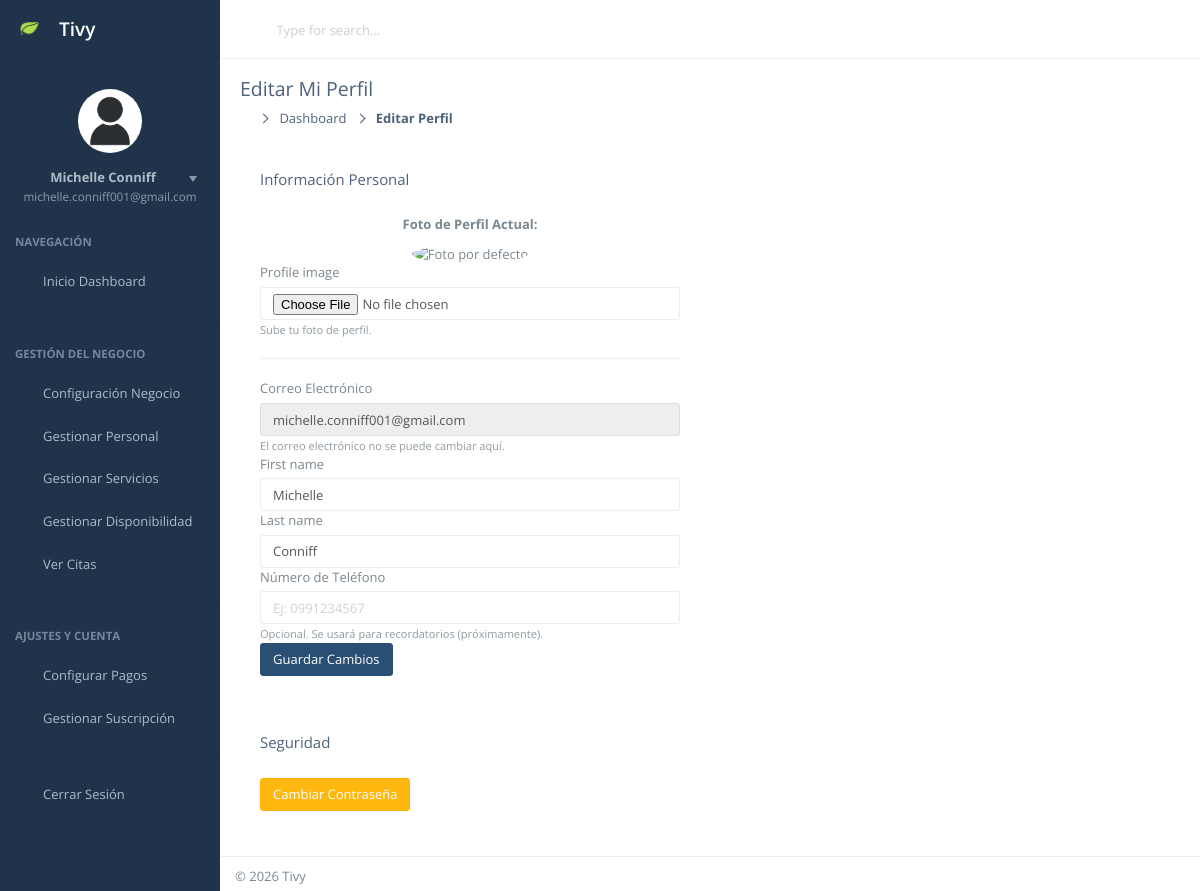
The page /dashboard/profile/ (signed in) on the database its author committed.
### CoreApps/users/models.py (models this page shows, shortened)
class User(AbstractUser):
    email = models.EmailField(unique=True, help_text="El email será el nombre de usuario único.")
    profile_image = models.ImageField(
        upload_to='users/profile_pics/',
        null=True,
        blank=True,
        help_text="Foto de perfil del usuario."
    )
    phone_number = models.CharField(max_length=20, blank=True, help_text="Número de teléfono del usuario.")
    USERNAME_FIELD = 'email'
    REQUIRED_FIELDS = ['username', 'first_name', 'last_name']

### CoreApps/main/views.py (the view, shortened to what this page needs)
# urls.py: path('dashboard/profile/', UserProfileView.as_view(), name='user_profile'),
class UserProfileView(LoginRequiredMixin, UpdateView):
    model = User # El modelo que vamos a editar
    form_class = UserProfileForm # El formulario que usaremos
    template_name = 'dashboard/profile_form.html' # La plantilla para mostrar el form
    success_url = reverse_lazy('user_profile') # A dónde redirigir tras guardar con éxito
    def get_object(self, queryset=None):
        return self.request.user

### CoreApps/main/forms.py
class UserProfileForm(forms.ModelForm):
    class Meta:
        model = User
        fields = ['first_name', 'last_name', 'phone_number', 'profile_image']
        widgets = {
            'first_name': forms.TextInput(attrs={'class': 'form-control'}),
            'last_name': forms.TextInput(attrs={'class': 'form-control'}),
            'phone_number': forms.TextInput(attrs={
                'class': 'form-control',
                'placeholder': 'Ej: 0991234567'
            }),
            'profile_image': forms.ClearableFileInput(attrs={'class': 'form-control'}),
        }

### templates/dashboard/profile_form.html (shortened to what this page needs)
{% extends 'dashboard/dashboard_base.html' %}
{% load static %}
{% load widget_tweaks %}
{% block page_title %}Editar Mi Perfil{% endblock %}
{% block breadcrumb %}
    <li><a href="{% url 'dashboard' %}">Dashboard</a></li>
    <li class="active">Editar Perfil</li>
{% endblock %}
{% block content %}
    <div class="row">
        <div class="col-md-8 col-lg-6">
            <div class="panel">
                <div class="panel-heading">
                    <h3 class="panel-title">Información Personal</h3>
                </div>
                <div class="panel-body">
                    <form method="post" enctype="multipart/form-data">
                        <div class="mb-4 text-center">
                            <p><strong>Foto de Perfil Actual:</strong></p>
                            {% if user.profile_image %}
                                <img src="{{ user.profile_image.url }}" alt="Foto de perfil" class="img-circle img-lg">
                            {% else %}
                                <img src="{% static 'images/default-profile.png' %}" alt="Foto por defecto" class="img-circle img-lg">
                            {% endif %}
                        </div>
                         <div class="mb-3">
                             <label for="{{ form.profile_image.id_for_label }}" class="form-label">{{ form.profile_image.label }}</label>
                             {{ form.profile_image|add_class:"form-control" }}
                             {% if user.profile_image %}
                                <small class="form-text text-muted">Sube una nueva imagen para reemplazar la actual. Marca "Clear" para eliminarla.</small>
                             {% else %}
                                 <small class="form-text text-muted">Sube tu foto de perfil.</small>
                             {% endif %}
                        </div>
                        <hr>
                        <div class="mb-3">
                            <label class="form-label">Correo Electrónico</label>
                            <input type="email" class="form-control" value="{{ user.email }}" disabled readonly>
                            <small class="form-text text-muted">El correo electrónico no se puede cambiar aquí.</small>
                        </div>
                        <div class="mb-3">
                             <label for="{{ form.first_name.id_for_label }}" class="form-label">{{ form.first_name.label }}</label>
                             {{ form.first_name|add_class:"form-control" }}
                        </div>
                        <div class="mb-3">
                             <label for="{{ form.last_name.id_for_label }}" class="form-label">{{ form.last_name.label }}</label>
                             {{ form.last_name|add_class:"form-control" }}
                        </div>
                        <div class="mb-3">
                             <label for="{{ form.phone_number.id_for_label }}" class="form-label">Número de Teléfono</label>
                             {{ form.phone_number|add_class:"form-control" }}
                             <small class="form-text text-muted">Opcional. Se usará para recordatorios (próximamente).</small>
                        </div>
                        <button type="submit" class="btn btn-primary">Guardar Cambios</button>
                    </form>
                </div>
            </div>
            <div class="panel">
                <div class="panel-heading">
                    <h3 class="panel-title">Seguridad</h3>
                </div>
                 <div class="panel-body">
                    <a href="{% url 'password_change' %}" class="btn btn-warning">Cambiar Contraseña</a>
                </div>
            </div>
        </div>
    </div>
{% endblock %}

### templates/Nifty-template-master/menu.html (shortened to what this page needs)
{% load static %}
<nav id="mainnav-container">
    <div id="mainnav">
        <div id="mainnav-menu-wrap">
            <div class="nano">
                <div class="nano-content">
                    <div id="mainnav-profile" class="mainnav-profile">
                        <div class="profile-wrap text-center">
                            <div class="pad-btm">
                                {% if user.profile_image %}
                                    <img class="img-circle img-md" src="{{ user.profile_image.url }}" alt="Foto de perfil">
                                {% else %}
                                    <img class="img-circle img-md" src="{% static 'images/user.jpg' %}" alt="Foto de perfil por defecto">
                                {% endif %}
                            </div>
                            <a href="#profile-nav" class="box-block" data-toggle="collapse" aria-expanded="false">
                                <span class="pull-right dropdown-toggle">
                                    <i class="dropdown-caret"></i>
                                </span>
                                <p class="mnp-name">{{ user.get_full_name|default:user.username }}</p>
                                <span class="mnp-desc">{{ user.email }}</span>
                            </a>
                        </div>
                    </div>
                    <ul id="mainnav-menu" class="list-group">
                        <li class="list-header">Navegación</li>
                        <li class="{% if request.resolver_match.url_name == 'dashboard' %}active-link{% endif %}">
                            <a href="{% url 'dashboard' %}">
                                <i class="demo-pli-home"></i>
                                <span class="menu-title">Inicio Dashboard</span>
                            </a>
                        </li>
                        <li class="list-divider"></li>
                        <li class="list-header">Gestión del Negocio</li>
                        <li>
                            <a href="{% url 'business_config' %}">
                                <i class="demo-pli-gear"></i>
                                <span class="menu-title">Configuración Negocio</span>
                            </a>
                        </li>
                        <li>
                            <a href="{% url 'manage_staff' %}">
                                <i class="demo-pli-add-user-star"></i>
                                <span class="menu-title">Gestionar Personal</span>
                            </a>
                        </li>
                         <li>
                            <a href="{% url 'service_list' %}">
                                <i class="demo-pli-folder-with-document"></i>
                                <span class="menu-title">Gestionar Servicios</span>
                            </a>
                        </li>
                         <li>
                            <a href="{% url 'manage_availability' %}">
                                <i class="demo-pli-calendar-4"></i>
                                <span class="menu-title">Gestionar Disponibilidad</span>
                            </a>
                        </li>
                         <li>
                            <a href="{% url 'appointment_calendar' %}">
                                <i class="demo-pli-information"></i>
                                <span class="menu-title">Ver Citas</span>
                            </a>
                        </li>
                        <li class="list-divider"></li>
                        <li class="list-header">Ajustes y Cuenta</li>
                        {% if plan and plan.allow_payments %}
                            <li>
                                <a href="#">
                                    <i class="demo-pli-credit-card-2"></i>
                                    <span class="menu-title">Configurar Pagos</span>
                                </a>
                            </li>
                        {% else %}
                             <li class="disabled">
                                <a href="#" title="Requiere Plan Profesional o superior">
                                     <i class="demo-pli-credit-card-2"></i>
                                    <span class="menu-title">Configurar Pagos</span>
                                </a>
                            </li>
                        {% endif %}
                        <li>
                             <a href="#" class="disabled">
                                <i class="demo-pli-medal-2"></i>
                                <span class="menu-title">Gestionar Suscripción</span>
                            </a>
                        </li>
                        <li class="list-divider"></li>
                        <li>
                            <a href="{% url 'logout' %}">
                                <i class="demo-pli-unlock"></i>
                                <span class="menu-title">Cerrar Sesión</span>
                            </a>
                        </li>
                    </ul>
                </div>
            </div>
        </div>
        </div>
</nav>

### rows shown on the page
User: email "michelle.conniff001@gmail.com", first_name "Michelle", last_name "Conniff", get_full_name "Michelle Conniff"
